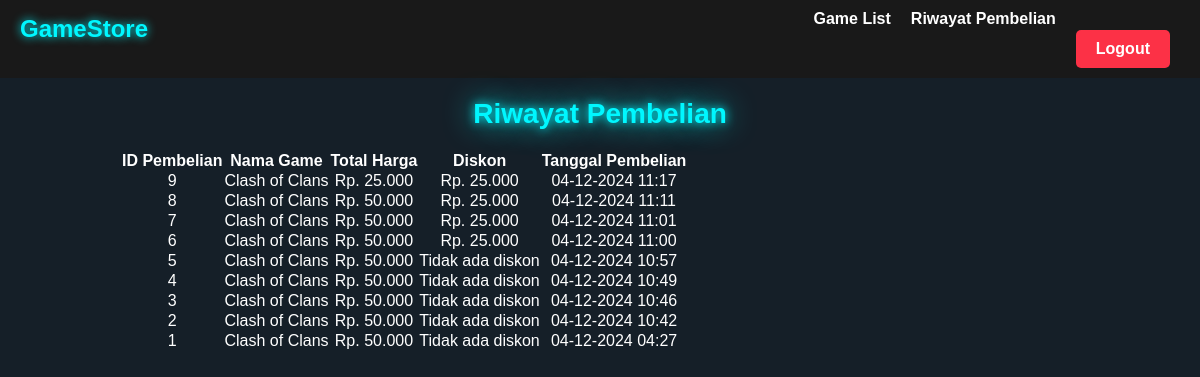
The page /user/userHistory.php (signed in) on the database its author committed.
### tables this page shows
CREATE TABLE `purchase_history` (
  `id` int(11) NOT NULL,
  `user_id` int(11) NOT NULL,
  `game_id` int(11) NOT NULL,
  `voucher_id` int(11) DEFAULT NULL,
  `discount_amount` decimal(10,2) DEFAULT 0.00,
  `total_price` decimal(10,2) NOT NULL,
  `purchase_date` timestamp NOT NULL DEFAULT current_timestamp()
);

CREATE TABLE `games` (
  `id` int(11) NOT NULL,
  `name` varchar(100) NOT NULL,
  `description` text DEFAULT NULL,
  `price` decimal(10,2) NOT NULL,
  `photo` varchar(255) NOT NULL
);

### user/userHistory.php (the view, shortened to what this page needs)
<?php
$conn = connect_db();
$id_user = $_SESSION['id_user'];
$query = "SELECT ph.id, ph.purchase_date, g.name AS game_name, ph.total_price,
                 IFNULL(v.discount_rate * g.price / 100, 0) AS discount_amount
          FROM purchase_history ph
          LEFT JOIN games g ON ph.game_id = g.id
          LEFT JOIN vouchers v ON ph.voucher_id = v.id
          WHERE ph.user_id = ?
          ORDER BY ph.purchase_date DESC";
$stmt = $conn->prepare($query);
$stmt->bind_param("i", $id_user);
$stmt->execute();
$result = $stmt->get_result();
?>
<!DOCTYPE html>
<html lang="en">
<head>
    <link rel="stylesheet" href="../css/user/gameList.css" />
</head>
<body>
    <div class="navbar">
        <h1>GameStore</h1>
        <ul>
            <li><a href="gameList.php">Game List</a></li>
            <li><a href="userHistory.php">Riwayat Pembelian</a></li>
            <li><a href="logout.php" class="logout-btn">Logout</a></li>
        </ul>
    </div>
    <div class="container">
        <h1>Riwayat Pembelian</h1>
        <?php if ($result->num_rows > 0): ?>
            <table>
                <thead>
                    <tr>
                        <th>ID Pembelian</th>
                        <th>Nama Game</th>
                        <th>Total Harga</th>
                        <th>Diskon</th>
                        <th>Tanggal Pembelian</th>
                    </tr>
                </thead>
                <tbody>
                    <?php while ($row = $result->fetch_assoc()): ?>
                        <tr>
                            <td><?php echo htmlspecialchars($row['id']); ?></td>
                            <td><?php echo htmlspecialchars($row['game_name']); ?></td>
                            <td>Rp. <?php echo number_format($row['total_price'], 0, ',', '.'); ?></td>
                            <td>
                                <?php if ($row['discount_amount'] > 0): ?>
                                    Rp. <?php echo number_format($row['discount_amount'], 0, ',', '.'); ?>
                                <?php else: ?>
                                    Tidak ada diskon
                                <?php endif; ?>
                            </td>
                            <td><?php echo date("d-m-Y H:i", strtotime($row['purchase_date'])); ?></td>
                        </tr>
                    <?php endwhile; ?>
                </tbody>
            </table>
        <?php else: ?>
            <p>Anda belum melakukan pembelian.</p>
        <?php endif; ?>
    </div>
</body>
</html>

### css/user/gameList.css (style rules this page uses)
* { margin: 0; padding: 0; box-sizing: border-box; }
body { font-family: "Arial", sans-serif; background-color: #151f28; color: #fff; }
.navbar { background-color: #191919; padding: 10px 20px; display: flex; justify-content: space-between; align-items: center; }
.navbar h1 { font-size: 24px; color: #00f7ff; text-shadow: 0 0 10px #00f7ff; }
.navbar ul { list-style: none; display: flex; }
.navbar li { margin: 0 10px; }
.navbar a { text-decoration: none; color: #fff; font-weight: bold; }
.container { width: 80%; margin: 20px auto; text-align: center; }
h1 { font-size: 28px; margin-bottom: 20px; color: #00f7ff; text-shadow: 0 0 10px #00f7ff, 0 0 30px #00f7ff; }
.logout-btn { padding: 10px 20px; background-color: #fc3146; color: white; font-weight: bold; text-decoration: none; border-radius: 5px; margin-top: 20px; display: inline-block; }

### rows shown on the page
purchase_history: id "9", game.name "Clash of Clans", total_price "25.000", discount_amount "25.000", purchase_date "04-12-2024 11:17"
purchase_history: id "8", game.name "Clash of Clans", total_price "50.000", discount_amount "25.000", purchase_date "04-12-2024 11:11"
purchase_history: id "7", game.name "Clash of Clans", total_price "50.000", discount_amount "25.000", purchase_date "04-12-2024 11:01"
purchase_history: id "6", game.name "Clash of Clans", total_price "50.000", discount_amount "25.000", purchase_date "04-12-2024 11:00"
purchase_history: id "5", game.name "Clash of Clans", total_price "50.000", shows "Tidak ada diskon", purchase_date "04-12-2024 10:57"
purchase_history: id "4", game.name "Clash of Clans", total_price "50.000", shows "Tidak ada diskon", purchase_date "04-12-2024 10:49"
purchase_history: id "3", game.name "Clash of Clans", total_price "50.000", shows "Tidak ada diskon", purchase_date "04-12-2024 10:46"
purchase_history: id "2", game.name "Clash of Clans", total_price "50.000", shows "Tidak ada diskon", purchase_date "04-12-2024 10:42"
purchase_history: id "1", game.name "Clash of Clans", total_price "50.000", shows "Tidak ada diskon", purchase_date "04-12-2024 04:27"
